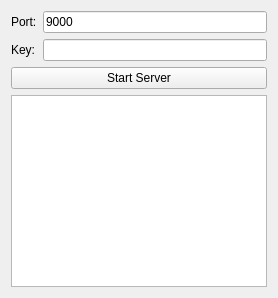
<?xml version="1.0" encoding="UTF-8"?>
<ui version="4.0">
 <class>ServerWidget</class>
 <widget class="QWidget" name="ServerWidget">
  <layout class="QVBoxLayout" name="verticalLayout">
   <item>
    <layout class="QFormLayout" name="formLayout">
     <item row="0" column="0">
      <widget class="QLabel" name="labelPort"><property name="text"><string>Port:</string></property></widget>
     </item>
     <item row="0" column="1">
      <widget class="QLineEdit" name="portEdit"><property name="text"><string>9000</string></property></widget>
     </item>
     <item row="1" column="0">
      <widget class="QLabel" name="labelKey"><property name="text"><string>Key:</string></property></widget>
     </item>
     <item row="1" column="1">
      <widget class="QLineEdit" name="keyEdit"/>
     </item>
    </layout>
   </item>
   <item>
    <widget class="QPushButton" name="startButton"><property name="text"><string>Start Server</string></property></widget>
   </item>
   <item>
    <widget class="QPlainTextEdit" name="log">
     <property name="readOnly"><bool>true</bool></property>
    </widget>
   </item>
  </layout>
 </widget>
 <resources/>
 <connections/>
</ui>
